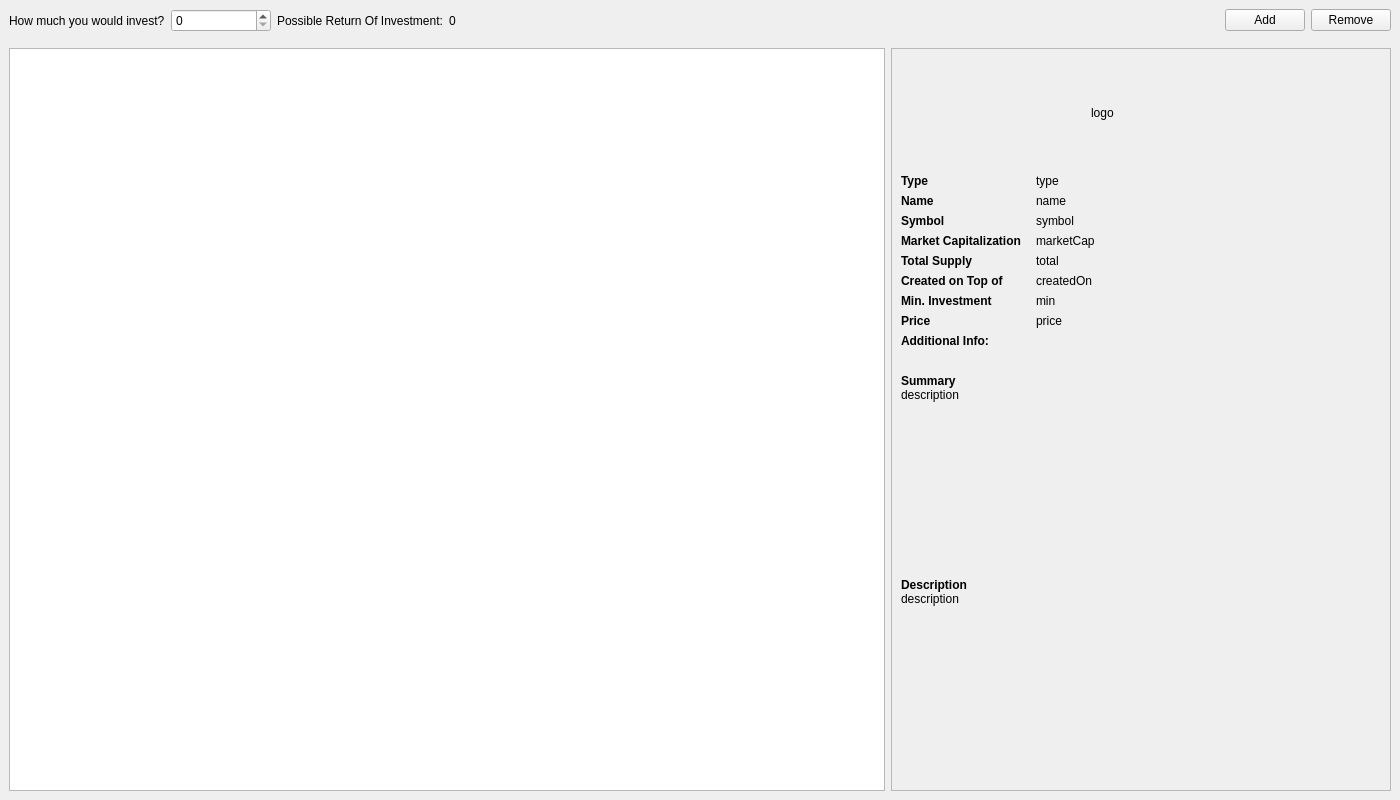
<?xml version="1.0" encoding="UTF-8"?>
<ui version="4.0">
 <class>MainWindow</class>
 <widget class="QMainWindow" name="MainWindow">
  <property name="geometry">
   <rect>
    <x>0</x>
    <y>0</y>
    <width>1400</width>
    <height>800</height>
   </rect>
  </property>
  <property name="windowTitle">
   <string>CoinFoundation</string>
  </property>
  <property name="locale">
   <locale language="English" country="UnitedStates"/>
  </property>
  <widget class="QWidget" name="centralwidget">
   <layout class="QVBoxLayout" name="verticalLayout">
    <item>
     <layout class="QHBoxLayout" name="horizontalLayout">
      <property name="bottomMargin">
       <number>10</number>
      </property>
      <item>
       <widget class="QLabel" name="label">
        <property name="text">
         <string>How much you would invest?</string>
        </property>
       </widget>
      </item>
      <item>
       <widget class="QSpinBox" name="amount">
        <property name="minimumSize">
         <size>
          <width>100</width>
          <height>0</height>
         </size>
        </property>
        <property name="maximum">
         <number>1000000000</number>
        </property>
        <property name="singleStep">
         <number>100</number>
        </property>
       </widget>
      </item>
      <item>
       <widget class="QLabel" name="label_2">
        <property name="text">
         <string>Possible Return Of Investment:</string>
        </property>
       </widget>
      </item>
      <item>
       <widget class="QLabel" name="roi">
        <property name="minimumSize">
         <size>
          <width>200</width>
          <height>0</height>
         </size>
        </property>
        <property name="text">
         <string>0</string>
        </property>
        <property name="alignment">
         <set>Qt::AlignLeading|Qt::AlignLeft|Qt::AlignVCenter</set>
        </property>
       </widget>
      </item>
      <item>
       <spacer name="horizontalSpacer">
        <property name="orientation">
         <enum>Qt::Horizontal</enum>
        </property>
        <property name="sizeHint" stdset="0">
         <size>
          <width>40</width>
          <height>20</height>
         </size>
        </property>
       </spacer>
      </item>
      <item>
       <widget class="QPushButton" name="add">
        <property name="text">
         <string>Add</string>
        </property>
       </widget>
      </item>
      <item>
       <widget class="QPushButton" name="remove">
        <property name="text">
         <string>Remove</string>
        </property>
       </widget>
      </item>
     </layout>
    </item>
    <item>
     <layout class="QHBoxLayout" name="horizontalLayout_2">
      <property name="topMargin">
       <number>0</number>
      </property>
      <item>
       <widget class="QTableView" name="tableView">
        <property name="alternatingRowColors">
         <bool>true</bool>
        </property>
        <property name="selectionMode">
         <enum>QAbstractItemView::SingleSelection</enum>
        </property>
        <property name="selectionBehavior">
         <enum>QAbstractItemView::SelectRows</enum>
        </property>
        <property name="sortingEnabled">
         <bool>true</bool>
        </property>
       </widget>
      </item>
      <item>
       <widget class="QFrame" name="sidebar">
        <property name="minimumSize">
         <size>
          <width>300</width>
          <height>300</height>
         </size>
        </property>
        <property name="maximumSize">
         <size>
          <width>500</width>
          <height>16777215</height>
         </size>
        </property>
        <property name="frameShape">
         <enum>QFrame::StyledPanel</enum>
        </property>
        <property name="frameShadow">
         <enum>QFrame::Raised</enum>
        </property>
        <layout class="QVBoxLayout" name="verticalLayout_2" stretch="0,0,0,0,0">
         <item>
          <layout class="QHBoxLayout" name="horizontalLayout_4">
           <property name="topMargin">
            <number>5</number>
           </property>
           <property name="bottomMargin">
            <number>5</number>
           </property>
           <item>
            <spacer name="horizontalSpacer_2">
             <property name="orientation">
              <enum>Qt::Horizontal</enum>
             </property>
             <property name="sizeHint" stdset="0">
              <size>
               <width>40</width>
               <height>20</height>
              </size>
             </property>
            </spacer>
           </item>
           <item>
            <widget class="QLabel" name="logo">
             <property name="minimumSize">
              <size>
               <width>100</width>
               <height>100</height>
              </size>
             </property>
             <property name="maximumSize">
              <size>
               <width>200</width>
               <height>200</height>
              </size>
             </property>
             <property name="text">
              <string>logo</string>
             </property>
             <property name="scaledContents">
              <bool>true</bool>
             </property>
            </widget>
           </item>
           <item>
            <spacer name="horizontalSpacer_3">
             <property name="orientation">
              <enum>Qt::Horizontal</enum>
             </property>
             <property name="sizeHint" stdset="0">
              <size>
               <width>40</width>
               <height>20</height>
              </size>
             </property>
            </spacer>
           </item>
          </layout>
         </item>
         <item>
          <layout class="QFormLayout" name="formLayout_2">
           <property name="horizontalSpacing">
            <number>15</number>
           </property>
           <item row="0" column="0">
            <widget class="QLabel" name="label_3">
             <property name="font">
              <font>
               <weight>75</weight>
               <bold>true</bold>
              </font>
             </property>
             <property name="text">
              <string>Type</string>
             </property>
            </widget>
           </item>
           <item row="0" column="1">
            <widget class="QLabel" name="lbl_type">
             <property name="text">
              <string>type</string>
             </property>
            </widget>
           </item>
           <item row="1" column="0">
            <widget class="QLabel" name="label_5">
             <property name="font">
              <font>
               <weight>75</weight>
               <bold>true</bold>
              </font>
             </property>
             <property name="text">
              <string>Name</string>
             </property>
            </widget>
           </item>
           <item row="1" column="1">
            <widget class="QLabel" name="lbl_name">
             <property name="text">
              <string>name</string>
             </property>
            </widget>
           </item>
           <item row="2" column="0">
            <widget class="QLabel" name="label_7">
             <property name="font">
              <font>
               <weight>75</weight>
               <bold>true</bold>
              </font>
             </property>
             <property name="text">
              <string>Symbol</string>
             </property>
            </widget>
           </item>
           <item row="2" column="1">
            <widget class="QLabel" name="lbl_symbol">
             <property name="text">
              <string>symbol</string>
             </property>
            </widget>
           </item>
           <item row="3" column="0">
            <widget class="QLabel" name="label_9">
             <property name="font">
              <font>
               <weight>75</weight>
               <bold>true</bold>
              </font>
             </property>
             <property name="text">
              <string>Market Capitalization</string>
             </property>
            </widget>
           </item>
           <item row="3" column="1">
            <widget class="QLabel" name="lbl_marketCap">
             <property name="text">
              <string>marketCap</string>
             </property>
            </widget>
           </item>
           <item row="4" column="0">
            <widget class="QLabel" name="label_11">
             <property name="font">
              <font>
               <weight>75</weight>
               <bold>true</bold>
              </font>
             </property>
             <property name="text">
              <string>Total Supply</string>
             </property>
            </widget>
           </item>
           <item row="4" column="1">
            <widget class="QLabel" name="lbl_total">
             <property name="text">
              <string>total</string>
             </property>
            </widget>
           </item>
           <item row="5" column="0">
            <widget class="QLabel" name="label_13">
             <property name="font">
              <font>
               <weight>75</weight>
               <bold>true</bold>
              </font>
             </property>
             <property name="text">
              <string>Created on Top of</string>
             </property>
            </widget>
           </item>
           <item row="5" column="1">
            <widget class="QLabel" name="lbl_createdOn">
             <property name="text">
              <string>createdOn</string>
             </property>
            </widget>
           </item>
           <item row="6" column="0">
            <widget class="QLabel" name="label_15">
             <property name="font">
              <font>
               <weight>75</weight>
               <bold>true</bold>
              </font>
             </property>
             <property name="text">
              <string>Min. Investment</string>
             </property>
            </widget>
           </item>
           <item row="6" column="1">
            <widget class="QLabel" name="lbl_min">
             <property name="text">
              <string>min</string>
             </property>
            </widget>
           </item>
           <item row="7" column="0">
            <widget class="QLabel" name="label_17">
             <property name="font">
              <font>
               <weight>75</weight>
               <bold>true</bold>
              </font>
             </property>
             <property name="text">
              <string>Price</string>
             </property>
            </widget>
           </item>
           <item row="7" column="1">
            <widget class="QLabel" name="lbl_price">
             <property name="text">
              <string>price</string>
             </property>
            </widget>
           </item>
          </layout>
         </item>
         <item>
          <widget class="QLabel" name="lbl_additional">
           <property name="font">
            <font>
             <weight>75</weight>
             <bold>true</bold>
            </font>
           </property>
           <property name="text">
            <string>Additional Info:</string>
           </property>
          </widget>
         </item>
         <item>
          <widget class="QLabel" name="lbl_additional_vals">
           <property name="text">
            <string/>
           </property>
          </widget>
         </item>
         <item>
          <widget class="QScrollArea" name="scrollArea">
           <property name="frameShape">
            <enum>QFrame::NoFrame</enum>
           </property>
           <property name="frameShadow">
            <enum>QFrame::Plain</enum>
           </property>
           <property name="widgetResizable">
            <bool>true</bool>
           </property>
           <widget class="QWidget" name="scrollAreaWidgetContents">
            <property name="geometry">
             <rect>
              <x>0</x>
              <y>0</y>
              <width>480</width>
              <height>403</height>
             </rect>
            </property>
            <layout class="QHBoxLayout" name="horizontalLayout_3">
             <property name="spacing">
              <number>0</number>
             </property>
             <property name="leftMargin">
              <number>0</number>
             </property>
             <property name="topMargin">
              <number>0</number>
             </property>
             <property name="rightMargin">
              <number>0</number>
             </property>
             <property name="bottomMargin">
              <number>0</number>
             </property>
             <item>
              <layout class="QVBoxLayout" name="verticalLayout_3" stretch="0,1,0,1">
               <item>
                <widget class="QLabel" name="label_19">
                 <property name="font">
                  <font>
                   <weight>75</weight>
                   <bold>true</bold>
                  </font>
                 </property>
                 <property name="text">
                  <string>Summary</string>
                 </property>
                </widget>
               </item>
               <item>
                <widget class="QLabel" name="lbl_summary">
                 <property name="text">
                  <string>description</string>
                 </property>
                 <property name="textFormat">
                  <enum>Qt::RichText</enum>
                 </property>
                 <property name="alignment">
                  <set>Qt::AlignLeading|Qt::AlignLeft|Qt::AlignTop</set>
                 </property>
                 <property name="wordWrap">
                  <bool>true</bool>
                 </property>
                 <property name="margin">
                  <number>5</number>
                 </property>
                </widget>
               </item>
               <item>
                <widget class="QLabel" name="label_4">
                 <property name="font">
                  <font>
                   <weight>75</weight>
                   <bold>true</bold>
                  </font>
                 </property>
                 <property name="text">
                  <string>Description</string>
                 </property>
                </widget>
               </item>
               <item>
                <widget class="QLabel" name="lbl_description">
                 <property name="text">
                  <string>description</string>
                 </property>
                 <property name="alignment">
                  <set>Qt::AlignLeading|Qt::AlignLeft|Qt::AlignTop</set>
                 </property>
                 <property name="wordWrap">
                  <bool>true</bool>
                 </property>
                 <property name="margin">
                  <number>5</number>
                 </property>
                </widget>
               </item>
              </layout>
             </item>
            </layout>
           </widget>
          </widget>
         </item>
        </layout>
       </widget>
      </item>
     </layout>
    </item>
   </layout>
  </widget>
 </widget>
 <resources/>
 <connections/>
</ui>
